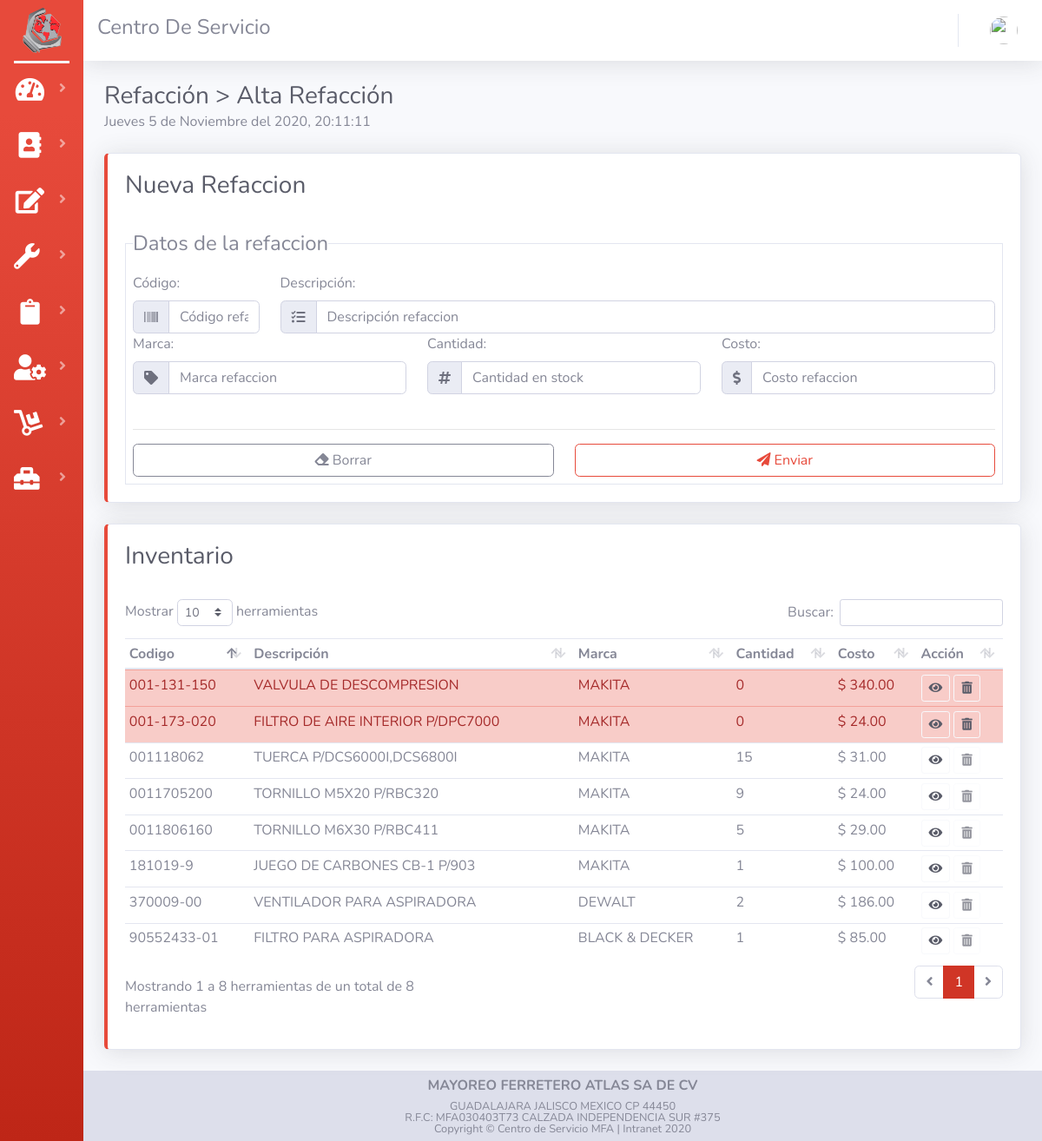
The app's page /refaccion.php with its own data.
### tables this page shows
CREATE TABLE `tab_refaccion`  (
  `id_refaccion` int(11) NOT NULL AUTO_INCREMENT,
  `cod_refaccion` varchar(50) NOT NULL,
  `desc_refaccion` varchar(50) NOT NULL,
  `marca_refaccion` varchar(50) NOT NULL,
  `cant_refaccion` int(11) NOT NULL,
  `costo_refaccion` int(11) NOT NULL,
  PRIMARY KEY (`id_refaccion`) USING BTREE
);

### refaccion.php (the view, shortened to what this page needs)
<?php session_start(); include("assets/controler/conexion.php");?>
<!DOCTYPE html>
<html lang="en">
<head>
    <?php  include_once("assets/common/header.php");?>
</head>
<body id="page-top">
    <div id="wrapper">
        <?php  include("assets/common/sidebar.php");?>
        <div id="content-wrapper" class="d-flex flex-column">
            <div id="content">
                <?php  include("assets/common/topbar.php");?>
                <div class="container-fluid">
                    <div class="d-sm-flex align-items-center justify-content-between mb-4">
                        <div>
                            <h1 class='h3 mb-0 text-gray-800'>Refacción > Alta Refacción</h1>
                            <div id="reloj" style="text-align: left;">
                            </div>
                        </div>
                    </div>
                    <div class="row">
                        <div class="col-xl-12 col-md-12 mb-12">
                            <div class="card border-left-danger shadow ">
                                <div class="card-body">
                                    <h1 class='h3 text-gray-800'>Nueva Refaccion</h1>
                                    <br>
                                    <form class="form" id="cleanForm"
                                        action="assets/controler/refaccion/altarefaccion.php" method="POST">
                                        <fieldset class='border p-2'>
                                            <legend class='w-auto'>Datos de la refaccion</legend>
                                            <div class="row">
                                                <div class="col-2">
                                                    <label>Código:</label>
                                                    <div class="input-group ">
                                                        <div class="input-group-prepend">
                                                            <span class="input-group-text">
                                                                <i class="fas fa-barcode"></i>
                                                            </span>
                                                        </div>
                                                        <input type="text" class="form-control"
                                                            placeholder="Código refaccion" name="forRefCod" required>
                                                    </div>
                                                </div>
                                                <div class="col">
                                                    <label>Descripción:</label>
                                                    <div class="input-group ">
                                                        <div class="input-group-prepend">
                                                            <span class="input-group-text">
                                                                <i class="fas fa-tasks"></i>
                                                            </span>
                                                        </div>
                                                        <input type="text" class="form-control"
                                                            placeholder="Descripción refaccion" name="forRefDes"
                                                            required>
                                                    </div>
                                                </div>
                                            </div>
                                            <div class="row">
                                                <div class="col">
                                                    <label>Marca:</label>
                                                    <div class="input-group ">
                                                        <div class="input-group-prepend">
                                                            <span class="input-group-text">
                                                                <i class="fas fa-tag"></i>
                                                            </span>
                                                        </div>
                                                        <input type="text" class="form-control"
                                                            placeholder="Marca refaccion" name="forRefMar" required>
                                                    </div>
                                                </div>
                                                <div class="col">
                                                    <label>Cantidad:</label>
                                                    <div class="input-group ">
                                                        <div class="input-group-prepend">
                                                            <span class="input-group-text">
                                                                <i class="fas fa-hashtag"></i>
                                                            </span>
                                                        </div>
                                                        <input type="number" class="form-control"
                                                            placeholder="Cantidad en stock" max="50" min="1"
                                                            name="forRefCan" required>
                                                    </div>
                                                </div>
                                                <div class="col">
                                                    <label>Costo:</label>
                                                    <div class="input-group ">
                                                        <div class="input-group-prepend">
                                                            <span class="input-group-text">
                                                                <i class="fas fa-dollar-sign"></i>
                                                            </span>
                                                        </div>
                                                        <input type="text" class="form-control"
                                                            placeholder="Costo refaccion" name="forRefCos" required>
                                                    </div>
                                                </div>
                                            </div>
                                            <br>
                                            <hr>
                                            <div class="row">
                                                <div class="col-lg-6 col-md-6 col-sm-12 col-xs-12">
                                                    <button type="button" onClick=clean()
                                                        class="btn btn-outline-secondary btn-block"><i
                                                            class="fas fa-eraser"></i> Borrar</button>
                                                </div>
                                                <div class="col-lg-6 col-md-6 col-sm-12 col-xs-12">
                                                    <button type="submit" class="btn btn-outline-danger btn-block"><i
                                                            class="fas fa-paper-plane"></i> Enviar</button>
                                                </div>
                                            </div>
                                        </fieldset>
                                    </form>
                                </div>
                            </div>
                        </div>
                    </div>
                    <br>
                    <div class="row">
                        <div class="col-xl-12 col-md-12 mb-12">
                            <div class="card border-left-danger shadow ">
                                <div class="card-body">
                                    <h1 class='h3 text-gray-800'>Inventario</h1>
                                    <br>
                                    <div class="table">
                                        <table class="table table-hover table-sm" id="dataTableHerramienta" width="100%"
                                            cellspacing="0">
                                            <thead>
                                                <tr>
                                                    <th>Codigo</th>
                                                    <th>Descripción</th>
                                                    <th>Marca</th>
                                                    <th>Cantidad</th>
                                                    <th>Costo</th>
                                                    <th>Acción</th>
                                                </tr>
                                            </thead>
                                            <tbody>
                                                <?php
                                                        $queryrefaccion = "SELECT * FROM tab_refaccion";
                                                        $rsrefaccion = mysqli_query($con, $queryrefaccion) or die ("Error de consulta");
                                                            while ($refaccion = mysqli_fetch_array($rsrefaccion)) {
                                                                if($refaccion['cant_refaccion']==0){
                                                                    echo "<tr class='table-danger' style='color: brown;'>";
                                                                    $disable="";
                                                                }else{
                                                                    echo "<tr>";
                                                                    $disable="disabled";
                                                                }
                                                                echo "
                                                                        <td>".$refaccion['cod_refaccion']."</td>
                                                                        <td>".$refaccion['desc_refaccion']."</td>
                                                                        <td>".$refaccion['marca_refaccion']."</td>
                                                                        <td>".$refaccion['cant_refaccion']."</td>
                                                                        <td>$ ".$refaccion['costo_refaccion'].".00</td>
                                                                        <td>
                                                                            <button type='button' class='btn btn-outline-light text-dark btn-sm BtnRefaccionMod' data-toggle='modal' data-target='#modalRefaccionMod'value='".$refaccion['id_refaccion']."'>
                                                                            <i class='fas fa-eye'></i></button>
                                                                            <button type='button' class='btn btn-outline-light text-dark btn-sm BtnRefaccionDown' ".$disable." data-toggle='modal' data-target='#modalRefaccionDown'value='".$refaccion['id_refaccion']."'>
                                                                            <i class='fas fa-trash-alt'></i></button>
                                                                        </td>
                                                                    </tr>
                                                        "; } ?>
                                            </tbody>
                                        </table>
                                    </div>
                                </div>
                            </div>
                        </div>
                    </div>
                </div>
                <br>
            </div>
            <?php  include_once("assets/common/foter.php");?>
        </div>
    </div>
</body>
</html>

### assets/css/code.css (style rules this page uses)
* { margin: 0; padding: 0; box-sizing: border-box; }

### records on screen
tab_refaccion: cod_refaccion "181019-9", desc_refaccion "JUEGO DE CARBONES CB-1 P/903", marca_refaccion "MAKITA", cant_refaccion "1", costo_refaccion "100"
tab_refaccion: cod_refaccion "001-131-150", desc_refaccion "VALVULA DE DESCOMPRESION", marca_refaccion "MAKITA", cant_refaccion "0", costo_refaccion "340", $refaccion['id_refaccion'] 2 (drawn)
tab_refaccion: cod_refaccion "001-173-020", desc_refaccion "FILTRO DE AIRE INTERIOR P/DPC7000", marca_refaccion "MAKITA", cant_refaccion "0", costo_refaccion "24", $refaccion['id_refaccion'] 3 (drawn)
tab_refaccion: cod_refaccion "001118062", desc_refaccion "TUERCA P/DCS6000I,DCS6800I", marca_refaccion "MAKITA", cant_refaccion "15", costo_refaccion "31", $refaccion['id_refaccion'] 4 (drawn)
tab_refaccion: cod_refaccion "0011806160", desc_refaccion "TORNILLO M6X30 P/RBC411", marca_refaccion "MAKITA", cant_refaccion "5", costo_refaccion "29"
tab_refaccion: cod_refaccion "0011705200", desc_refaccion "TORNILLO M5X20 P/RBC320", marca_refaccion "MAKITA", cant_refaccion "9", costo_refaccion "24", $refaccion['id_refaccion'] 6 (drawn)
tab_refaccion: cod_refaccion "90552433-01", desc_refaccion "FILTRO PARA ASPIRADORA", marca_refaccion "BLACK & DECKER", cant_refaccion "1", costo_refaccion "85", $refaccion['id_refaccion'] 7 (drawn)
tab_refaccion: cod_refaccion "370009-00", desc_refaccion "VENTILADOR PARA ASPIRADORA", marca_refaccion "DEWALT", cant_refaccion "2", costo_refaccion "186", $refaccion['id_refaccion'] 8 (drawn)
